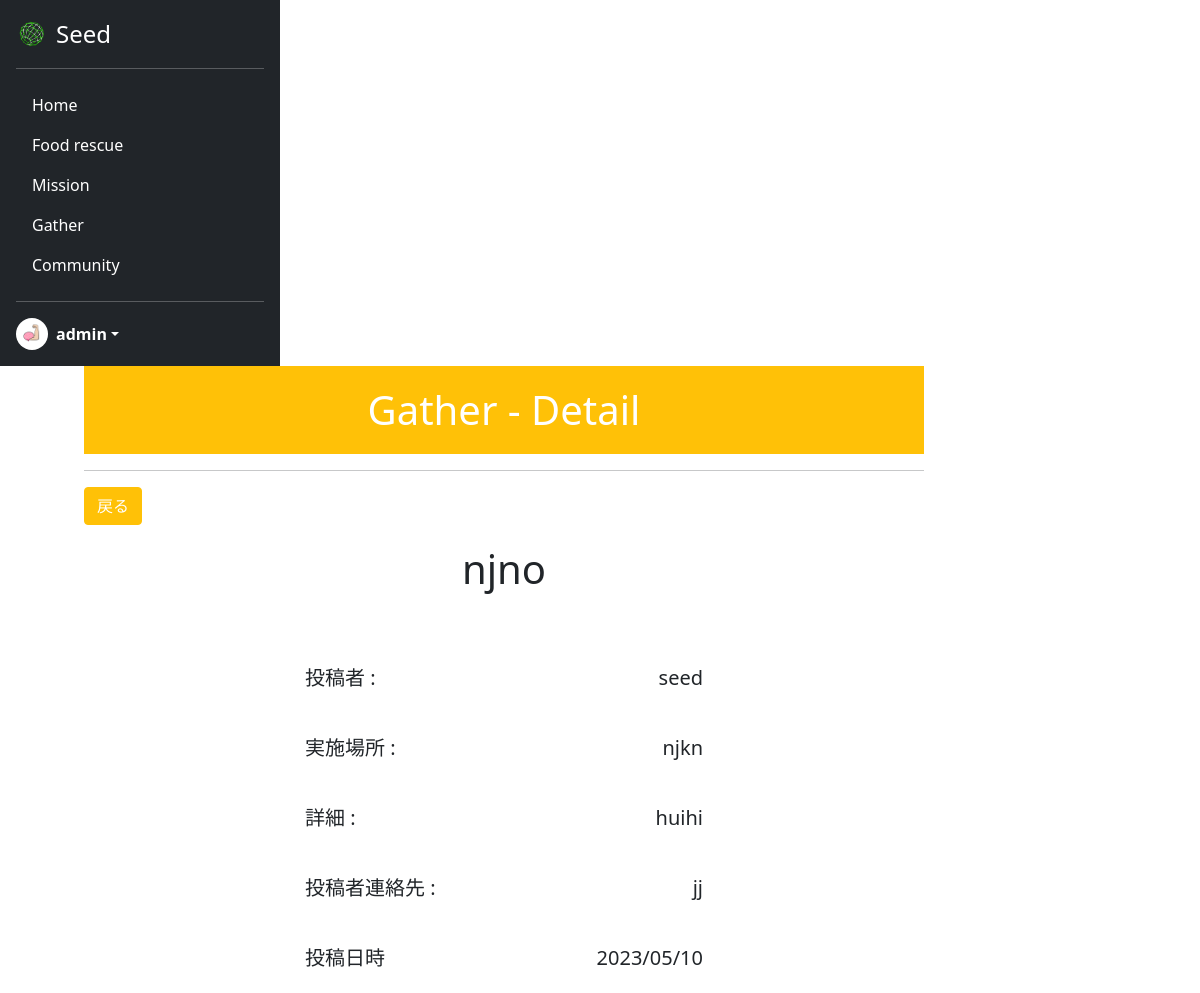
The app's page /gather_detail/9/ (signed in) with its own data.
### acount/models.py (models this page shows)
class CustomUser(AbstractUser):
    is_general = models.BooleanField(null=True ,default=True)
    is_active = models.BooleanField(null=True ,default=False)
    profile_pic = models.ImageField(upload_to='profile_pics', blank=True)

### seed/models.py (models this page shows)
class Gather(models.Model):
    user_id = models.ForeignKey(CustomUser, verbose_name="募集主", on_delete=models.CASCADE)
    title = models.CharField(verbose_name="タイトル", max_length=100)
    prefecture = models.ForeignKey(Prefecture, verbose_name="都道府県", on_delete=models.CASCADE)
    access = models.CharField(verbose_name="アクセス", max_length=200)
    contact = models.CharField(verbose_name="連絡先", max_length=254)
    detail = models.TextField(verbose_name="詳細", max_length=300)
    create_at = models.DateTimeField(verbose_name="作成日時", auto_now_add=True)

### seed/views.py (the view)
# urls.py: path('gather_detail/<int:pk>/', views.GatherDetailView.as_view(), name='gather_detail'),
class GatherDetailView(DetailView):
    template_name = 'gatherdetail.html'
    model = Gather

### seed/templates/gatherdetail.html (shortened to what this page needs)
{% extends 'mypagebase.html' %}
{% load static %}
{% block content %}
<div class="text-center">
    <h1 class="title" style="background: #ffc107; color:white;">Gather - Detail</h1>
    <hr>
    <div class="text-start" style="margin-bottom:20px;">
        <button onclick="history.back()" class="btn btn-warning" style="color:white;">戻る</button>
    </div>
    <h1 style="margin-bottom:50px;">{{object.title}}</h1>
    <table class="detail-table" style="margin:auto; font-size:20px;">
        <tr>
            <td class="text-start">投稿者 :</td>
            <td class="text-end">{{object.user_id.username}}</td>
        </tr>
        <tr>
            <td class="text-start">実施場所 :</td>
            <td class="text-end">{{object.access}}</td>
        </tr>
        <tr>
            <td class="text-start">詳細 :</td>
            <td class="text-end">{{object.detail}}</td>
        </tr>
        <tr>
            <td class="text-start">投稿者連絡先 :</td>
            <td class="text-end">{{object.contact}}</td>
        </tr>
        <tr>
            <td class="text-start">投稿日時</td>
            <td class="text-end">{{object.create_at|date:"Y/m/d"}}</td>
        </tr>
    </table>
</div>
{% endblock %}

### seed/templates/mypagebase.html (shortened to what this page needs)
{% load static %}
<!DOCTYPE html>
<html lang="ja">
<head>
    <link href="https://cdn.jsdelivr.net/npm/bootstrap@5.0.2/dist/css/bootstrap.min.css" rel="stylesheet"
>
    <link rel="stylesheet" type="text/css" href="{% static 'css/style.css' %}">
</head>
<body class="mypage">
    {% if user.is_authenticated %}
    <main style="height:100vh;">
        <div style="display: flex; flex-wrap: wrap; height:100%;">
            <div>
                <div class="d-flex flex-column p-3 text-white bg-dark h-100" style="width: 280px; height:100%;">
                    <a href="{% url 'seed:mypage' %}"
                        class="d-flex align-items-center mb-3 mb-md-0 me-md-auto text-white text-decoration-none">
                        <img class="bi me-2" src="{% static 'assets/img/top/icon.png' %}" style="height:32px">
                        <span class="fs-4">Seed</span>
                    </a>
                    <hr>
                    <ul class="nav nav-pills flex-column mb-auto">
                        <li class="nav-item my-nav">
                            <a href="{% url 'seed:mypage' %}" class="nav-link text-white" aria-current="page">
                                Home
                            </a>
                        </li>
                        <li class="nav-item my-nav">
                            <a href="{% url 'seed:food_rescue' %}" class="nav-link text-white">
                                Food rescue
                            </a>
                        </li>
                        {% if user.is_general %}
                        <li class="nav-item my-nav">
                            <a href="{% url 'seed:mission' %}" class="nav-link text-white">
                                Mission
                            </a>
                        </li>
                        {% endif %}
                        <li class="nav-item my-nav">
                            <a href="{% url 'seed:gather' %}" class="nav-link text-white">
                                Gather
                            </a>
                        </li>
                        <li class="nav-item my-nav">
                            <a href="{% url 'seed:community' %}" class="nav-link text-white">
                                Community
                            </a>
                        </li>
                    </ul>
                    <hr>
                    <div class="dropdown">
                        <a href="#" class="d-flex align-items-center text-white text-decoration-none dropdown-toggle"
                            id="dropdownUser1" data-bs-toggle="dropdown" aria-expanded="false">
                            <img src="{{ user.profile_pic.url }}" alt="" width="32" height="32"
                                class="rounded-circle me-2">
                            <strong>{{ user.username }}</strong>
                        </a>
                    </div>
                </div>
            </div>
            <div style="width:70%; margin-left: 7%;">
                {% block content %}
                {% endblock %}
            </div>
        </div>
    </main>
    {% endif %}
</body>
</html>

### static/css/style.css (style rules this page uses)
.title { padding: 20px 0px 20px 0px; }
.detail-table tr { height:70px; }
.detail-table td { width: 200px; }

### records on screen
CustomUser: profile_pic (picture), username "admin"
Gather: title "njno", user_id.username "seed", access "njkn", detail "huihi", contact "jj", create_at "2023/05/10"
